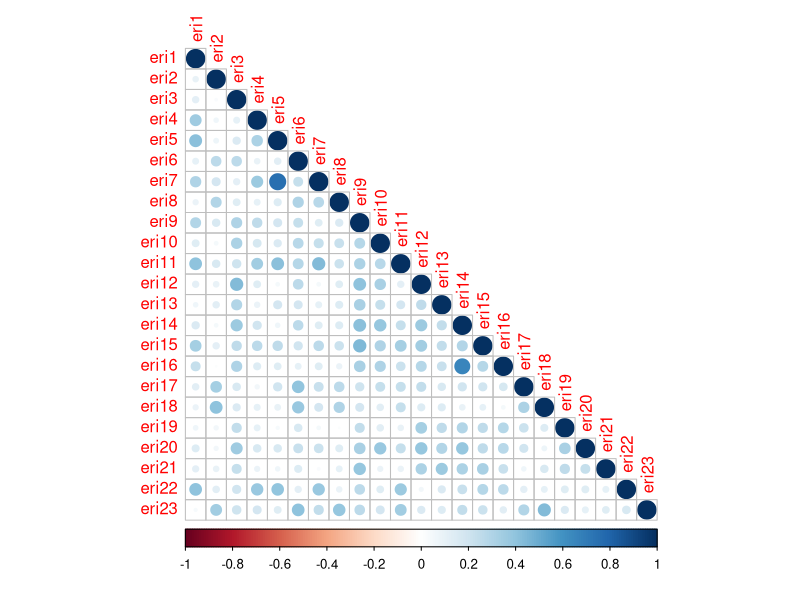
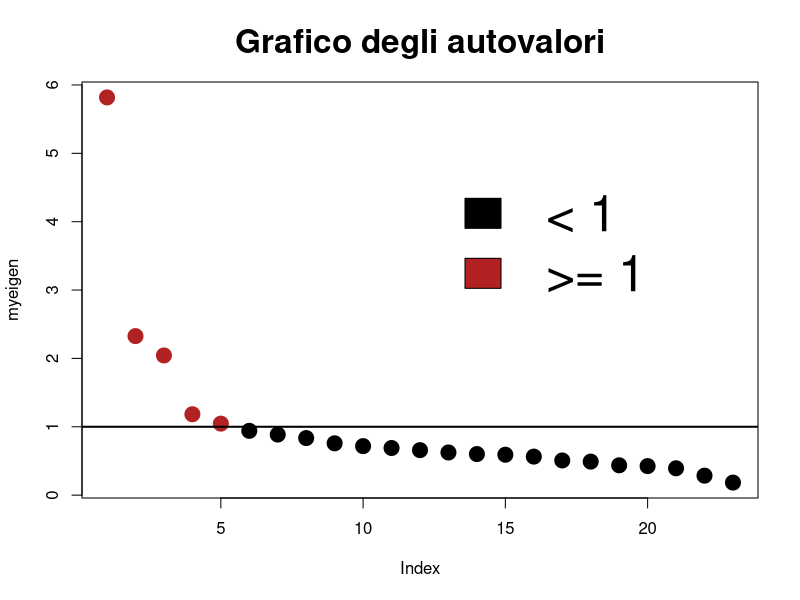
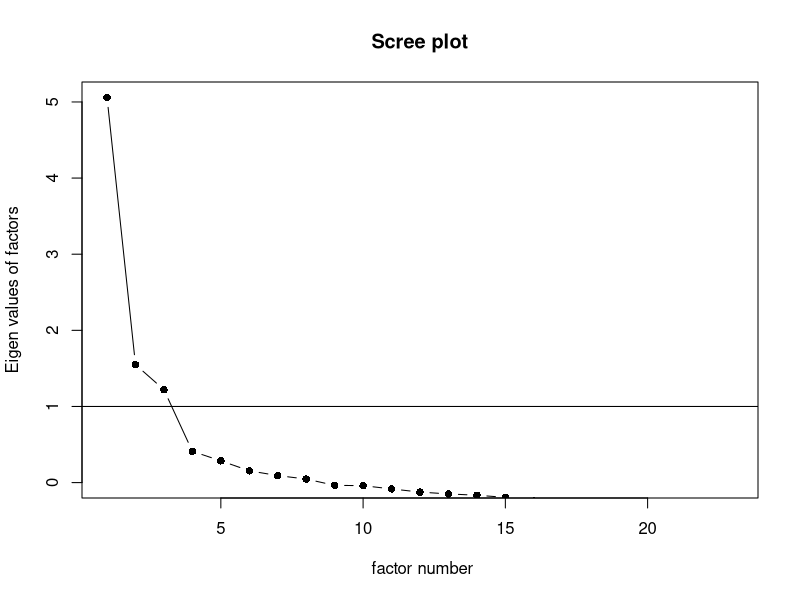
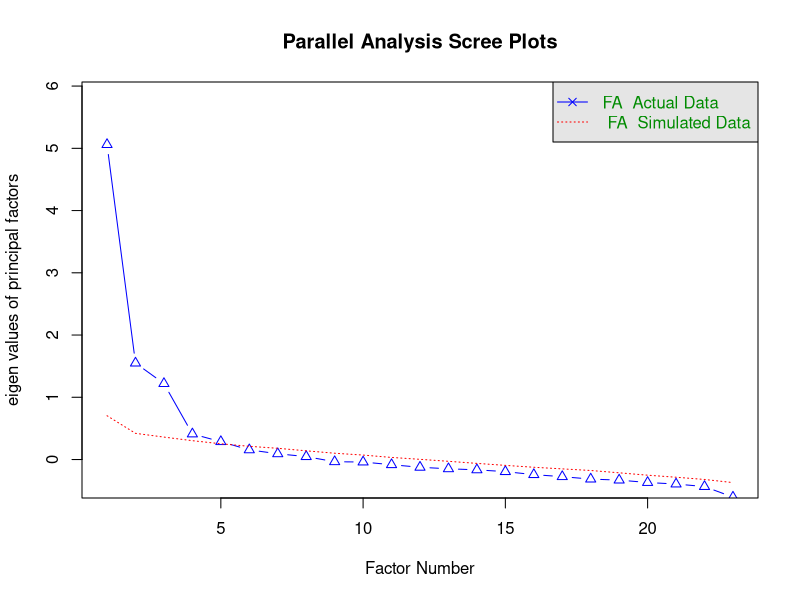

Generate these figures, in order, with R: (Note: this script raises an error after producing the figures.)
## ---- chunk 1
library(MASS)
library(tidyverse)
library(lavaan)
library(psych)
library(corrplot)

plot_lambda = function(objLav, index = 1) {
   mylambda = as.data.frame(objLav$loadings[[index]])
mylambda$item = rownames(mylambda)
mylambda = pivot_longer(mylambda, cols = !item)
g = ggplot(mylambda, 
       aes(x = name, y = item, fill = value)) + geom_tile() + 
    scale_fill_gradient2(
    low = "firebrick",     # valori negativi
    mid = "white",    # zero
    high = "midnightblue",     # valori positivi
    midpoint = 0,     # centro = 0
    limits = c(-1, 1) # limiti fissati
  ) + theme_light() + 
  theme(legend.title = element_blank(), 
        legend.position = "top", 
        legend.text = element_text(size = 20), 
        axis.title = element_blank(), 
        axis.text = element_text(size = 20), 
        legend.key.width = unit(1.5, "cm"),
  legend.key.height = unit(0.8, "cm"))
  return(g)
}

library(MASS)

set.seed(123)
n <- 400   

# -------------------------
# 1. FATTORI LATENTI (OBLIQUI + un 4° debole)
# -------------------------
Sigma_f <- matrix(c(1.00, 0.30, 0.25, 0.20,
                    0.30, 1.00, 0.28, 0.15,
                    0.25, 0.28, 1.00, 0.18,
                    0.20, 0.15, 0.18, 1.00), 4, 4)

F_lat <- mvrnorm(n, mu = rep(0,4), Sigma = Sigma_f)
colnames(F_lat) <- c("Effort","Reward","Overcommitment","Method")

# -------------------------
# 2. LOADINGS (più sporchi)
# -------------------------
Lambda <- matrix(0, 23, 4)
rownames(Lambda) <- paste0("eri",1:23)
colnames(Lambda) <- colnames(F_lat)

# Effort
Lambda[c(5,22,11,1,7,4),"Effort"] <- c(.70,.60,.55,.65,.50,.45)
Lambda[c(11,7),"Overcommitment"] <- c(.20,.15)

# Reward
Lambda[c(14,9,20,13,12,3,16,10,21,15,19),"Reward"] <- 
  c(.70,.60,.55,.50,.58,.52,.55,.48,.57,.45,.50)

Lambda[c(9,16,15),"Effort"] <- c(.20,.15,.25)

# Overcommitment
Lambda[c(18,23,17,2,6,8),"Overcommitment"] <- 
  c(.70,.65,.55,.60,.50,.48)

Lambda[c(17,6),"Reward"] <- c(.15,.20)

# -------------------------
# 2b. QUARTO FATTORE "SPURIO"
# -------------------------
# carica poco ma su molti item → genera ambiguità
method_items <- sample(1:23, 10)

Lambda[method_items,"Method"] <- runif(10, .20, .35)

# -------------------------
# 3. ERRORI (con correlazioni locali)
# -------------------------
set.seed(456)

uniqueness <- runif(23, 0.50, 0.80)

# item molto rumorosi
uniqueness[c(10,21,15)] <- c(0.85,0.80,0.82)

E <- matrix(rnorm(n*23), n, 23)

# correlazioni tra errori (local dependence)
E[,c(5,7)]  <- E[,c(5,7)] %*% matrix(c(1,.4,.4,1),2,2)
E[,c(14,16)]<- E[,c(14,16)] %*% matrix(c(1,.3,.3,1),2,2)

E <- sweep(E, 2, sqrt(uniqueness), "*")

# -------------------------
# 4. DATI CONTINUI
# -------------------------
X_cont <- F_lat %*% t(Lambda) + E
colnames(X_cont) <- rownames(Lambda)

# -------------------------
# 5. TRASFORMAZIONE LIKERT (NON uniforme!)
# -------------------------
X_likert <- sapply(1:23, function(j){
  
  x <- X_cont[,j]
  
  # soglie diverse per item → skew diversi
  thresholds <- sort(rnorm(4, mean = c(-1, -0.2, 0.4, 1.2), sd = 0.3))
  
  cut(x,
      breaks = c(-Inf, thresholds, Inf),
      labels = 1:5)
})

X_likert <- as.data.frame(X_likert)
colnames(X_likert) <- paste0("eri",1:23)

data <- data.frame(lapply(X_likert, as.integer))

mat = polychoric(data)
## ---- chunk 2
corrplot(mat$rho, type = "lower")
## ---- chunk 3
cortest.bartlett(mat$rho, n = nrow(data))
## ---- chunk 4
KMO(mat$rho)
## ---- chunk 5
#| fig-column: margin


myeigen = eigen(mat$rho)$values
myeigen


mycolors = rep("black", length(myeigen))
mycolors[myeigen>=1] = "firebrick"
plot(myeigen, pch = 19, col = mycolors, 
     cex = 2, main = "Grafico degli autovalori", cex.main=2)
abline(h=1, lwd=2)
legend(x = 12, y = 5, legend = c("< 1", ">= 1"), 
       fill = c("black", "firebrick"),
       cex = 3, bty ="n")
## ---- chunk 6
#| layout-nrow: 2
#| label: fig-Numfactor
#| fig-cap: Numero di fattori da estrarre 
#| fig-subcap: 
#|   - "Scree-Plot"
#|   - "Parallel"
#| column: screen-inset-shaded


scree(mat$rho, pc = FALSE)
fa.parallel(mat$rho, n.obs = nrow(data), 
            fa = "fa", fm="wls")
## ---- chunk 7
VSS(mat$rho, plot = FALSE)
## ---- chunk 8
efaM = efa(data, nfactors = 2:4, rotation = "varimax",
               estimator = "WLSMV",
               ordered = colnames(data))
b =summary(efaM, fit.measures = "all")
b$fit.table
## ---- chunk 9
#| layout-ncol: 2
#| layout-nrow: 3
#| column: screen
b$model.list$nf2$efa$sumsq.table[[1]]
lavInspect(efaM$nf2, "cor.lv")

b$model.list$nf3$efa$sumsq.table[[1]]
lavInspect(efaM$nf3, "cor.lv")

b$model.list$nf4$efa$sumsq.table[[1]]
lavInspect(efaM$nf3, "cor.lv")
## ---- chunk 10
#| layout-ncol: 2
#| layout-nrow: 2
#| column: screen-inset-shaded
#| label: fig-2F
#| fig-cap: "Soluzione a due fattori"
#| fig-subcap: 
#|   - "Saturazioni"
#|   - "Rappresentazione grafica saturazioni"
#|   - "Residui"

efaM$nf2
plot_lambda(efaM, 1)
corrplot(residuals(efaM$nf2)$cov, type = "lower", diag = FALSE, 
         method = "shade")
## ---- chunk 11
#| layout-ncol: 2
#| layout-nrow: 2
#| column: screen-inset-shaded
#| label: fig-3F
#| fig-cap: "Soluzione a due fattori"
#| fig-subcap: 
#|   - "Saturazioni"
#|   - "Rappresentazione grafica saturazioni"
#|   - "Residui"

efaM$nf3
plot_lambda(efaM, 2)
corrplot(residuals(efaM$nf3)$cov, type = "lower", diag = FALSE, 
         method = "shade")
## ---- chunk 12
#| layout-ncol: 2
#| layout-nrow: 2
#| column: screen-inset-shaded
#| label: fig-4F
#| fig-cap: "Soluzione a due fattori"
#| fig-subcap: 
#|   - "Saturazioni"
#|   - "Rappresentazione grafica saturazioni"
#|   - "Residui"

efaM$nf4
plot_lambda(efaM, 3)
corrplot(residuals(efaM$nf4)$cov, type = "lower", diag = FALSE, 
         method = "shade")
